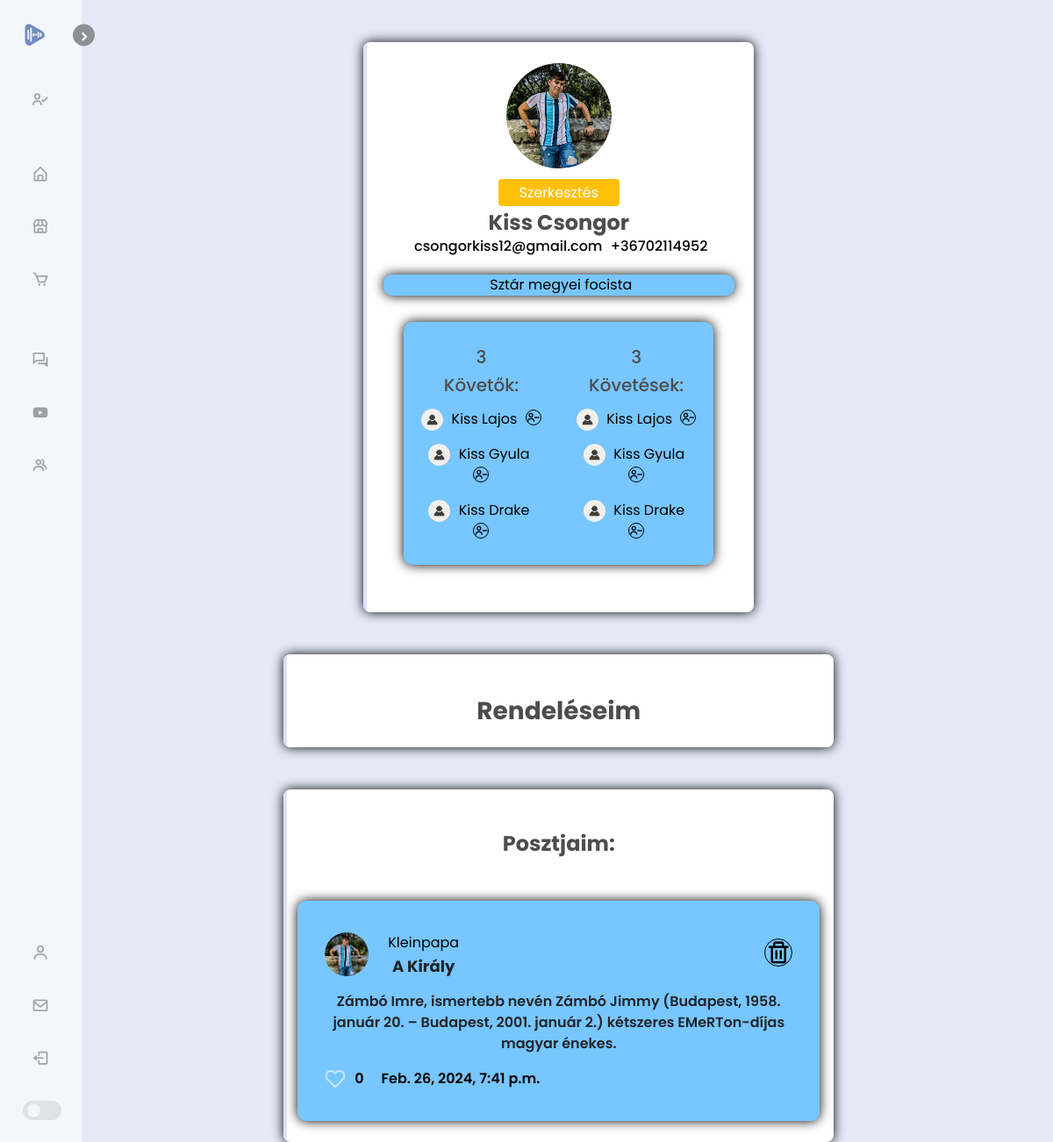
Screenshot of /profile/1 (signed in) with the database file from the repository.
### store/models.py (models this page shows, shortened)
class Customer(models.Model):
    user = models.OneToOneField(User, on_delete=models.CASCADE,  null=True, blank=True)
    name = models.CharField(max_length=200, null=True)
    email = models.CharField(max_length=200, null=True)
    phone_number = models.CharField(max_length=20, null=True, blank=True)
    follows = models.ManyToManyField("self", related_name='following',symmetrical=False, blank=True)
    followers = models.ManyToManyField("self", related_name='followed_by',symmetrical=False, blank=True)
    date_modified = models.DateTimeField(User, auto_now=True)
    image = models.ImageField(null=True, blank=True)
    description = models.CharField(max_length=500, null=True)
    last_friend = models.ForeignKey('self', on_delete=models.CASCADE, null=True, blank=True)
    def __str__(self):
        return self.name
    @property
    def imageURL(self):
        try:
            url = self.image.url
        except:
            url = ''
        return url

class Post(models.Model):
    profile = models.ForeignKey(Customer, on_delete=models.DO_NOTHING, blank=True, null=True)
    title = models.CharField(max_length=30, blank=True, null=True)
    body = models.CharField(max_length=1000)
    created = models.DateTimeField(auto_now_add=True)
    likes = models.ManyToManyField(Customer, related_name='liked_by', symmetrical=False, blank=True)

### store/views.py (the view, shortened to what this page needs)
# urls.py: path('profile/<int:pk>', views.profile, name="profile"),
def profile(request, pk):
    if request.user.is_authenticated:
        delete_post_form = DeletePostForm()
        profile = Customer.objects.get(user_id=pk)
        posts = Post.objects.all().order_by("-created")
        posts = posts.filter(profile=profile)
        self_user = request.user.customer
        self_profile = Customer.objects.get(id=self_user.id)
        orders = Order.objects.all().filter(customer_id=profile.id)
        order_items = OrderItem.objects.filter(order__in=orders)
        products = Product.objects.filter(orderitem__in=order_items).distinct()
        update_profile_form = UpdateProfileForm(instance=self_profile)
    context = {'profile':profile, 'self_profile':self_profile,  'orders':orders, 'order_items':order_items, 'products':products, 'posts':posts, 'update_profile_form':update_profile_form, 'delete_post_form': delete_post_form,}
    return render(request, 'store/profile.html', context)

### store/models.py (called while the page is built)
    @property
    def get_cart_total(self):
        orderitems = self.orderitem_set.all()
        total = sum([item.get_total for item in orderitems])
        return total

### store/templates/store/profile.html (shortened to what this page needs)
{% extends 'store/main.html' %}
{% load static %}
{% block content %}
{% load humanize %}
<body className='snippet-body'>
    <div class="container mt-5">
        <div class="row d-flex justify-content-center">
            <div class="col-md-7">
                <div class="card p-3 py-4">
                    <form method=POST>
                    <div class="text-center">
                        <img src="{{profile.imageURL}}" class="rounded-circle profile_img">
                    </div>
                    <div class="text-center mt-3">
                            {% if profile == self_profile %}
                            <div>
                                <span id="updateProfileBtn" class="updateProfileBtn bg-warning p-1 px-4 rounded text-white ">Szerkesztés</span>
                            </div>
                            {% endif %}
                    <div id="profileData">
                        <h4 class="mt-2 mb-0"><strong>{{profile.name}}</strong></h4>
                        <div class="block" style="margin-bottom: 20px; font-weight: 500;">
                            {% if profile.email != None %}
                            <span class="span">{{profile.email}}</span>
                            {% endif %}
                            {% if profile.phone_number != None %}
                            <span class="span">{{profile.phone_number}}</span>
                            {% endif %}
                        </div>
                        <div class="block description">
                            {% if profile.description != None %}
                            <span class="span">{{profile.description}}</span>
                            {% endif %}
                        </div>
                    </div>
                    </form>
                        <div id="followers_following" class="sor">
                            <div class="div1">
                                <h5 class="mt-2 mb-0">{{profile.followers.all.count}}</h5>
                                <h5 class="mt-2 mb-0">Követők:</h5>
                                <div class="block">
                                    <form form id="follower1" method=POST>
                                        {% for follower in profile.followers.all|slice:":3" %}
                                        <div style="margin-top: 15px;"><a class="follower_a" href=" {% url 'profile' follower.user.id %}">
                                            <img src="{{follower.imageURL}}" class="rounded-circle follower_img">
                                            <span class="span follower_a">{{follower}}</span></a>
                                            {% if follower != self_profile %}
                                                {% if follower in self_profile.follows.all %}
                                                <button name="follow" value="unfollow;{{follower}}" type="submit" class="bx bx-user-minus unfollow_btn"></button>
                                                {% else %}
                                                <button name="follow" value="follow;{{follower}}" type="submit" class="bx bx-user-plus follow_btn"></button>
                                                {% endif %}
                                            {% endif %}
                                        </div>
                                        {% endfor %}
                                    </form>
                                </div>
                            </div>
                            <div class="div2">
                                <h5 class="mt-2 mb-0">{{profile.follows.all.count}}</h5>
                                <h5 class="mt-2 mb-0">Követések:</h5>
                                <form id="following1" method=POST>
                                    {% for following in profile.follows.all|slice:":3" %}
                                    <div style="margin-top: 15px;"><a class="follower_a" href=" {% url 'profile' following.user.id %}">
                                        <img src="{{following.imageURL}}" class="rounded-circle follower_img">
                                        <span class="span follower_a">{{following}}</span></a>
                                        {% if following != self_profile %}
                                            {% if following in self_profile.follows.all %}
                                            <button name="follow" value="unfollow;{{following}}" type="submit" class="bx bx-user-minus unfollow_btn"></button>
                                            {% else %}
                                            <button name="follow" value="follow;{{following}}" type="submit" class="bx bx-user-plus follow_btn"></button>
                                            {% endif %}
                                        {% endif %}
                                    </div>
                                    {% endfor %}
                                </form>
                            </div>
                            </div>
                        </div>
                    </div>
                </div>
            </div>
        </div>
    {% if profile == self_profile %}
    <div id="orders" class="container mt-5">
        {% if orders %}
        <div class="row d-flex justify-content-center">
            <div class="col-md-7">
                <div class="card p-3 py-4">
                    <div class="text-center mt-3">
                        <h3 class="mt-2 mb-0"><strong>Rendeléseim</strong></h3>
                    </div>
                </div>
            </div>
        </div>
    </div>
    {% endif %}
    {% endif %}
    <div id="posts" class="container mt-5">
        {% if posts %}
        <div class="row d-flex justify-content-center">
            <div class="col-md-7">
                <div class="card p-3 py-4">
                    <div class="text-center mt-3">
                        <div style="margin-bottom: 50px;"><h4  class="mt-2 mb-0"><strong>Posztjaim:</strong></h4></div>
                        {% for post in posts %}
                        <div class="wrapper">
                            <div class="card2 post">
                            <div class="user">
                                <div class="profile">
                                <img src="{{post.profile.imageURL}}" class="ava">
                                <div class="username">
                                    <h3 class="uname">{{post.profile.user}}</h3>
                                    <p class="name">{{post.title}}</p>
                                </div>
                                </div>
                                {% if profile == self_profile %}
                                <form method="POST" id="deletePostForm">
                                    <button class='bx bx-trash icon' type="submit" name="delete_post"></button>
                                </form>
                                {% else %}
                                <i class="fa-brands fa-twitter icon"></i>
                                {% endif %}
                            </div>
                            <div class="twitt">
                                <p>{{post.body}}</p>
                            </div>
                            <div class="insight">
                                <div class="like">
                                <p class="like-value">{{post.likes.all.count}}</p>
                                </div>
                                <div class="created">
                                <p>{{post.created}}</p>
                                </div>
                            </div>
                            </div>
                        </div>
                        {% endfor %}
                    </div>
                </div>
            </div>
        </div>
    </div>
    {% endif %}
</body>
{% endblock content %}

### static/css/main-page.css (style rules this page uses)
* { margin: 0; padding: 0; box-sizing: border-box; font-family: "Poppins", sans-serif; }
:root { --body-color: #e4e9f7; --sidebar-color: #fff; --primary-color: #0079b5; --primary-color-light: #00b6e3; --toggle-color: #ddd; --text-color: #707070; --text-color-dark: #f6f5ff; --grey: #545454; --black: #000000; --white: #fff; --tran-02: all 0.2s ease; --tran-03: all 0.3s ease; --tran-04: all 0.4s ease; --tran-05: all 0.5s ease; }
body { height: 100vh; background: var(--body-color); transition: var(--tran-04); }
h1, h2, h3, h4, h5, h6 { color: hsl(0, 0%, 30%); }

### static/css/store.css (style rules this page uses)
:root { --body-color: #e4e9f7; --sidebar-color: #fff; --primary-color: #0079b5; --primary-color-light: #00b6e3; --toggle-color: #ddd; --text-color: #707070; --text-color-dark: #f6f5ff; --grey: #545454; --black: #000000; --white: #fff; --tran-02: all 0.2s ease; --tran-03: all 0.3s ease; --tran-04: all 0.4s ease; --tran-05: all 0.5s ease; }
.post { background-color: lightgray; font-weight: 600; }

### static/css/kezdolap.css (style rules this page uses)
* { margin: 0; padding: 0; }

### static/css/profile.css (style rules this page uses)
* { margin: 0; padding: 0; box-sizing: border-box; font-family: "Poppins", sans-serif; }
:root { --body-color: #e4e9f7; --sidebar-color: #fff; --primary-color: #0079b5; --primary-color-light: #00b6e3; --toggle-color: #ddd; --text-color: #707070; --text-color-dark: #f6f5ff; --grey: #545454; --black: #000000; --white: #fff; --tran-02: all 0.2s ease; --tran-03: all 0.3s ease; --tran-04: all 0.4s ease; --tran-05: all 0.5s ease; }
body { display: flex; justify-content: space-between; display: flex; flex-direction: column; height: 100vh; margin: 0; / }
.card { border:none; box-shadow: var(--black) 0 0 1.6vh; position:relative; overflow:hidden; border-radius:8px; }
.card:before { content:""; position:absolute; left:0; top:0; width:4px; height:100%; background-color:#dde0ff; transform:scaleY(1); transition:all 0.5s; transform-origin: bottom }
.card:after { content:""; position:absolute; left:0; top:0; width:4px; height:100%; background-color:#4879ff; transform:scaleY(0); transition:all 0.5s; transform-origin: bottom }
.block { display: block; margin-bottom: 5px; }
.span { margin-left: 5px; color: black; }
.sor { border-radius: 10px; display: flex; margin: 30px; background: #77c6ff; box-shadow: var(--black) 0 0 1.6vh; }
.div1, .div2 { flex: 1; padding: 20px; }
.follower_img { width: 25px; height: 25px; object-fit: cover; }
.profile_img { width: 120px; height: 120px; object-fit: cover; }
.block.description { margin: auto; max-width: 400px; border-radius: 10px; background: #77c6ff; box-shadow: var(--black) 0 0 1.6vh; }
a.follower_a { text-decoration: none; margin-right: 5px; }
button { border: 0.5px solid black; border-radius: 50%; background: none; }
.updateProfileBtn { cursor: pointer; }

### static/css/forum.css (style rules this page uses)
p, h1, h2, h3, h4 { margin: 0; padding: 0; }
.wrapper { display: flex; align-items: center; justify-content: center; max-height: 1500px; margin-top: 50px; }
.card2 { display: flex; flex-direction: column; width: 601px; height: auto; padding: 35px 31px; gap: 15px; border-radius: 10px; background: #77c6ff; box-shadow: var(--black) 0 0 1.6vh; }
.user { display: flex; justify-content: space-between; align-items: center; }
.profile { display: flex; align-items: center; gap: 22px; }
.ava { border-radius: 50%; width: 50px; height: 50px; }
.icon { font-size: 30px; color: black; }
.username { display: flex; flex-direction: column; gap: 1px; }
.username .name { line-height: normal; font-size: 18px; font-style: normal; font-weight: 700; }
.username .uname { color: black; font-size: 16px; font-style: normal; font-weight: 400; line-height: normal; }
.insight { display: flex; align-items: center; gap: 20px; color: black; font-size: 16px; font-weight: 600; line-height: 26px; }
.like { display: flex; align-items: center; gap: 10px; }

### rows the page displays
Customer: imageURL (picture), name "Kiss Csongor", email "csongorkiss12@gmail.com", phone_number "+36702114952", description "Sztár megyei focista", followers.all.count "3", follows.all.count "3"
Customer: imageURL (placeholder picture), name "Kiss Lajos"
Customer: imageURL (placeholder picture), name "Kiss Gyula"
Customer: imageURL (placeholder picture), name "Kiss Drake"
Post: profile.imageURL (picture), profile.user "Kleinpapa", title "A Király", body "Zámbó Imre, ismertebb nevén Zámbó Jimmy (Budapest, 1958. január 20. – Budapest, 2001. január 2.) kétszeres EMeRTon-díjas magyar énekes.", likes.all.count "0", created "Feb. 26, 2024, 7:41 p.m."
